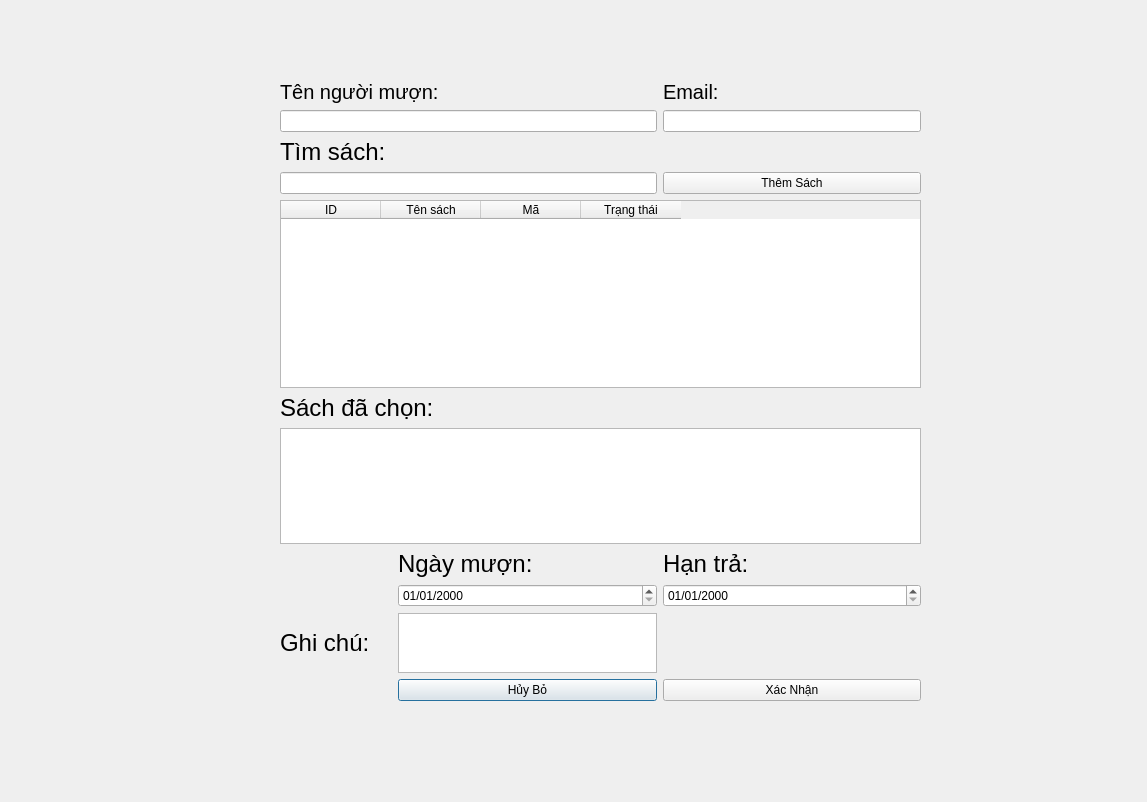
<?xml version="1.0" encoding="UTF-8"?>
<ui version="4.0">
 <class>dialog</class>
 <widget class="QDialog" name="dialog">
  <property name="geometry">
   <rect>
    <x>0</x>
    <y>0</y>
    <width>1147</width>
    <height>802</height>
   </rect>
  </property>
  <property name="windowTitle">
   <string>Dialog</string>
  </property>
  <widget class="QWidget" name="layoutWidget">
   <property name="geometry">
    <rect>
     <x>280</x>
     <y>80</y>
     <width>641</width>
     <height>621</height>
    </rect>
   </property>
   <layout class="QGridLayout" name="gridLayout">
    <item row="14" column="2">
     <widget class="QTextEdit" name="note_loans">
      <property name="maximumSize">
       <size>
        <width>16777215</width>
        <height>60</height>
       </size>
      </property>
     </widget>
    </item>
    <item row="2" column="3">
     <widget class="QLineEdit" name="email_account">
      <property name="maximumSize">
       <size>
        <width>16777215</width>
        <height>16777215</height>
       </size>
      </property>
     </widget>
    </item>
    <item row="15" column="2">
     <widget class="QPushButton" name="btn_cancel_loans">
      <property name="text">
       <string>Hủy Bỏ</string>
      </property>
     </widget>
    </item>
    <item row="14" column="0">
     <widget class="QLabel" name="label_29">
      <property name="font">
       <font>
        <pointsize>18</pointsize>
       </font>
      </property>
      <property name="text">
       <string>Ghi chú:</string>
      </property>
     </widget>
    </item>
    <item row="12" column="3">
     <widget class="QLabel" name="label_36">
      <property name="font">
       <font>
        <pointsize>18</pointsize>
       </font>
      </property>
      <property name="text">
       <string>Hạn trả:</string>
      </property>
     </widget>
    </item>
    <item row="2" column="0" colspan="3">
     <widget class="QLineEdit" name="user_borrow">
      <property name="maximumSize">
       <size>
        <width>16777215</width>
        <height>16777215</height>
       </size>
      </property>
     </widget>
    </item>
    <item row="5" column="0" colspan="3">
     <widget class="QLineEdit" name="search_book_borrow">
      <property name="maximumSize">
       <size>
        <width>16777215</width>
        <height>16777215</height>
       </size>
      </property>
     </widget>
    </item>
    <item row="15" column="3">
     <widget class="QPushButton" name="btn_confirm_loans">
      <property name="text">
       <string>Xác Nhận</string>
      </property>
     </widget>
    </item>
    <item row="1" column="3">
     <widget class="QLabel" name="label_24">
      <property name="font">
       <font>
        <pointsize>15</pointsize>
       </font>
      </property>
      <property name="text">
       <string>Email:</string>
      </property>
     </widget>
    </item>
    <item row="6" column="0" colspan="4">
     <widget class="QTableWidget" name="table_loans_return">
      <property name="alternatingRowColors">
       <bool>true</bool>
      </property>
      <property name="selectionBehavior">
       <enum>QAbstractItemView::SelectRows</enum>
      </property>
      <property name="rowCount">
       <number>0</number>
      </property>
      <property name="columnCount">
       <number>4</number>
      </property>
      <column>
       <property name="text">
        <string>ID</string>
       </property>
      </column>
      <column>
       <property name="text">
        <string>Tên sách</string>
       </property>
      </column>
      <column>
       <property name="text">
        <string>Mã</string>
       </property>
      </column>
      <column>
       <property name="text">
        <string>Trạng thái</string>
       </property>
      </column>
     </widget>
    </item>
    <item row="1" column="0" colspan="3">
     <widget class="QLabel" name="label_23">
      <property name="font">
       <font>
        <pointsize>15</pointsize>
       </font>
      </property>
      <property name="text">
       <string>Tên người mượn:</string>
      </property>
     </widget>
    </item>
    <item row="10" column="0" colspan="4">
     <widget class="QListWidget" name="list_book_borrow">
      <property name="maximumSize">
       <size>
        <width>16777215</width>
        <height>120</height>
       </size>
      </property>
      <property name="alternatingRowColors">
       <bool>true</bool>
      </property>
     </widget>
    </item>
    <item row="13" column="2">
     <widget class="QDateEdit" name="borrow_date">
      <property name="displayFormat">
       <string>dd/MM/yyyy</string>
      </property>
     </widget>
    </item>
    <item row="9" column="0" colspan="3">
     <widget class="QLabel" name="label_28">
      <property name="font">
       <font>
        <pointsize>18</pointsize>
       </font>
      </property>
      <property name="text">
       <string>Sách đã chọn:</string>
      </property>
     </widget>
    </item>
    <item row="5" column="3">
     <widget class="QPushButton" name="btn_addbook_loans">
      <property name="text">
       <string>Thêm Sách</string>
      </property>
     </widget>
    </item>
    <item row="4" column="0">
     <widget class="QLabel" name="label_37">
      <property name="font">
       <font>
        <pointsize>18</pointsize>
       </font>
      </property>
      <property name="text">
       <string>Tìm sách:</string>
      </property>
     </widget>
    </item>
    <item row="12" column="2">
     <widget class="QLabel" name="label_35">
      <property name="font">
       <font>
        <pointsize>18</pointsize>
       </font>
      </property>
      <property name="text">
       <string>Ngày mượn:</string>
      </property>
     </widget>
    </item>
    <item row="13" column="3">
     <widget class="QDateEdit" name="return_date">
      <property name="displayFormat">
       <string>dd/MM/yyyy</string>
      </property>
     </widget>
    </item>
   </layout>
  </widget>
 </widget>
 <resources/>
 <connections/>
</ui>
